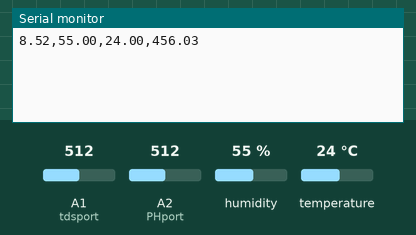
Recording of a sketch running on a simulated Arduino Uno, built with avr-gcc and run on an emulated ATmega328P. On the bench: the last lines printed to the serial monitor. Wiring (inferred from the names in the program): DHT11 sensor: data A0. The test bench sets the inputs (shaded band); at power-on: humidity 55 %, A1 (tdsport) = 512, A2 (PHport) = 512, temperature 24 °C.

Above: at 1.2 s.
1.3 s: humidity set to 22 %
At 2.2 s:
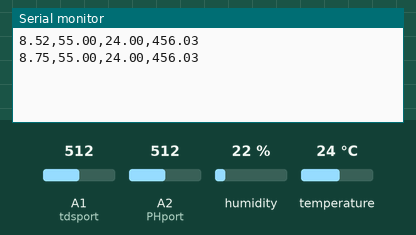
2.8 s: A1 (tdsport) set to 716
At 2.8 s:
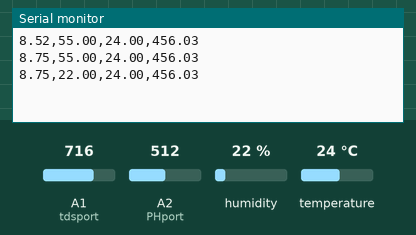
4.3 s: A2 (PHport) set to 716
At 4.9 s:
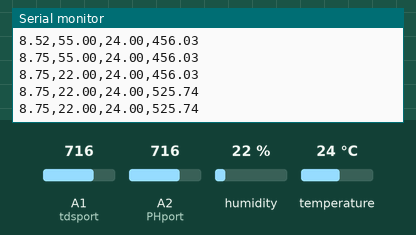
5.8 s: temperature set to 12 °C
At 6.5 s:
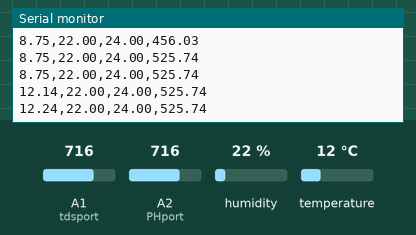
7.3 s: A1 (tdsport) set to 992
At 8.2 s:
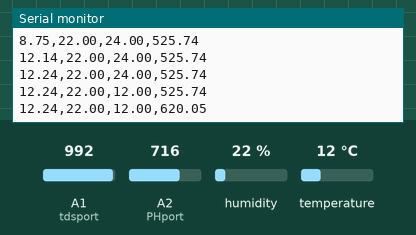
8.8 s: A2 (PHport) set to 992
At 9.8 s:
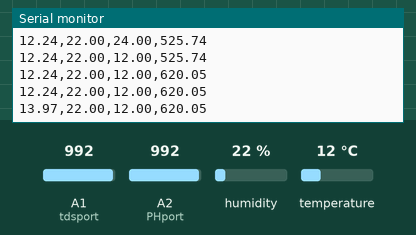
Timing chart, 0 to 11.3 s (numbered marks = the images above; inputs shaded):
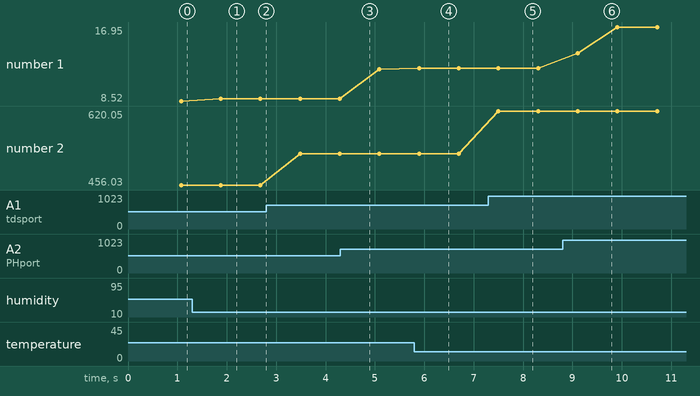

Measured:
- after the input at 7.3 s, the serial monitor: prints a new line after 0.20 s (image 5)
- after the input at 8.8 s, the serial monitor: prints a new line after 0.31 s (image 6)
- plotted number 1: 8.75 → 12.14 after the input at 4.3 s, 12.24 → 16.95 after the input at 8.8 s
- plotted number 2: 456.03 → 525.74 after the input at 2.8 s, 525.74 → 620.05 after the input at 7.3 s

The sketch:

nutrisi_holil.ino
```cpp
#include "DHT.h" //library sensor yang telah diimportkan
#define DHTPIN A0     //Pin apa yang digunakan
#define DHTTYPE DHT11   // DHT 11

#define tdsport  A1  // Analog input pin
DHT dht(DHTPIN, DHTTYPE);

int tds; //adc value
float outputValueConductivity; //conductivity value
float outputValueTDS; //TDS value


#define PHport A2            //pH meter Analog output to Arduino Analog Input 0
#define Offset 0.00            //deviation compensate
#define samplingInterval 20
#define printInterval 800
#define ArrayLenth  40    //times of collection
int pHArray[ArrayLenth];   //Store the average value of the sensor feedback
int pHArrayIndex=0;

void setup() {
  Serial.begin(9600); //baud komunikasi serial
  dht.begin(); //prosedur memulai pembacaan module sensor

}

void loop() {
    float humidity_1 = dht.readHumidity();
  //Pembacaan dalam format celcius (c)
    float celcius_1 = dht.readTemperature();
    tds = analogRead(tdsport);
    outputValueTDS = (0.3417*tds)+281.08;

    //int turbisensor = analogRead(A3);// read the input on analog pin 0:
    //float turbidity = turbisensor * (5.0 / 1024.0); // Convert the analog reading (which goes from 0 - 1023) to a voltage (0 - 5V):
    //Serial.print(turbidity); // print out the value you read:

    static unsigned long samplingTime = millis();
    static unsigned long printTime = millis();
    static float pHValue,voltage;
    if(millis()-samplingTime > samplingInterval)
    {
        pHArray[pHArrayIndex++]=analogRead(PHport);
        if(pHArrayIndex==ArrayLenth)pHArrayIndex=0;
        voltage = avergearray(pHArray, ArrayLenth)*5.0/1024;
        pHValue = 3.5*voltage+Offset;
        samplingTime=millis();
    }
    if(millis() - printTime > printInterval)   //Every 800 milliseconds, print a numerical, convert the state of the LED indicator
    {
          //Serial.print("Voltage:");
          //Serial.print(voltage,2);
          //Serial.print(" pH: ");
          Serial.print(pHValue,2);
          Serial.print(",");
          //Serial.print("Kelembaban :");
          Serial.print(humidity_1);
          Serial.print(",");

          //pembacaan nilai pembacaan data suhu
          //Serial.print("Suhu :");
          Serial.print(celcius_1); //format derajat celcius
          Serial.print(",");

          //Serial.print("Tds :");
          Serial.println(outputValueTDS); //format derajat celcius
          //Serial.println(" ppm,");

          printTime=millis();
    }


    //Serial.print("turbidity :");
    //Serial.print(outputValueTDS); //format derajat celcius
    //Serial.println(",");

    //delay(1000);

}

double avergearray(int* arr, int number){
  int i;
  int max,min;
  double avg;
  long amount=0;
  if(number<=0){
    Serial.println("Error number for the array to avraging!/n");
    return 0;
  }
  if(number<5){   //less than 5, calculated directly statistics
    for(i=0;i<number;i++){
      amount+=arr[i];
    }
    avg = amount/number;
    return avg;
  }else{
    if(arr[0]<arr[1]){
      min = arr[0];max=arr[1];
    }
    else{
      min=arr[1];max=arr[0];
    }
    for(i=2;i<number;i++){
      if(arr[i]<min){
        amount+=min;        //arr<min
        min=arr[i];
      }else {
        if(arr[i]>max){
          amount+=max;    //arr>max
          max=arr[i];
        }else{
          amount+=arr[i]; //min<=arr<=max
        }
      }//if
    }//for
    avg = (double)amount/(number-2);
  }//if
  return avg;
}
```
